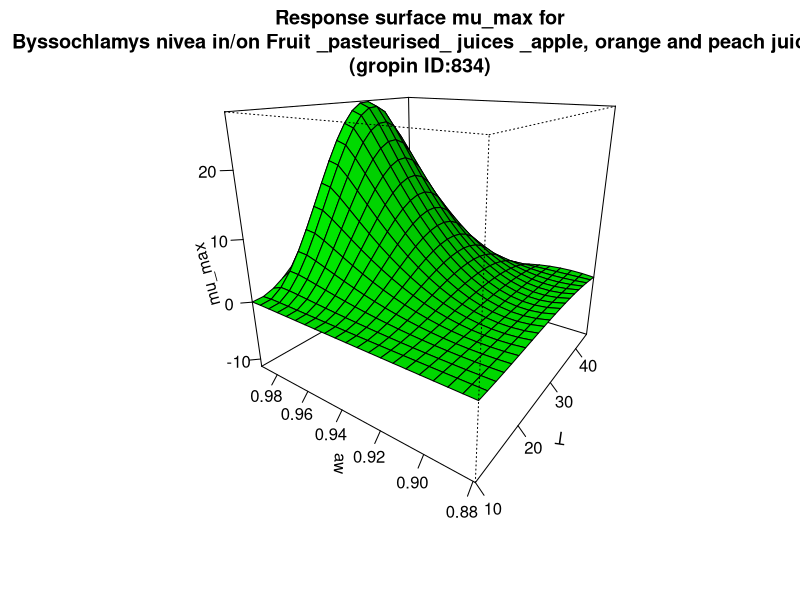

R code for this plot:
#############################
# start of Parameter script
#############################
T <- seq(9.99000999000999,45.045,length.out=21)
aw <- seq(0.879120879120879,0.99099,length.out=21)
#############################
# end of Parameter script
#############################
############################# 
# start of Model script Gropin ID 834 
#############################
 
# constant coefficients for this model
 
variables <- data.frame(T,aw)
argumentsPar <- expand.grid(variables)
 
# heart of the model
response_surface <- function(T,aw) {
   mumax <-28.03*((((T-10.58)^2)*(T-43.21))/((32.13-10.58)*((32.13-10.58)*(T-32.13)-(32.13-43.25)*(32.13+10.58-2*T))))*((((aw-0.892)^2)*(aw-0.992))/((0.984-0.892)*((0.984-0.892)*(aw-0.984)-(0.984-0.992)*(0.984+0.892-2*aw))))

return(mumax=mumax)
} 

# output parameters
mumax <- cbind(argumentsPar,response_surface(argumentsPar['T'],argumentsPar['aw']))
colnames(mumax) <- c(colnames(argumentsPar),'mumax')
#############################
# End of Model script
#############################
############################# 
# start of Visualisation script Gropin ID 834 
#############################
persp(T,aw,matrix(unlist(mumax$mumax),nrow=21),col = 'green',xlab='T',ylab='aw',zlab='mu_max',main='Response surface mu_max for
Byssochlamys nivea in/on Fruit _pasteurised_ juices _apple, orange and peach juice_
(gropin ID:834)',theta=305,phi=20,shade=0.25,ticktype = 'detailed')
#############################
# End of Visualisation script
#############################
